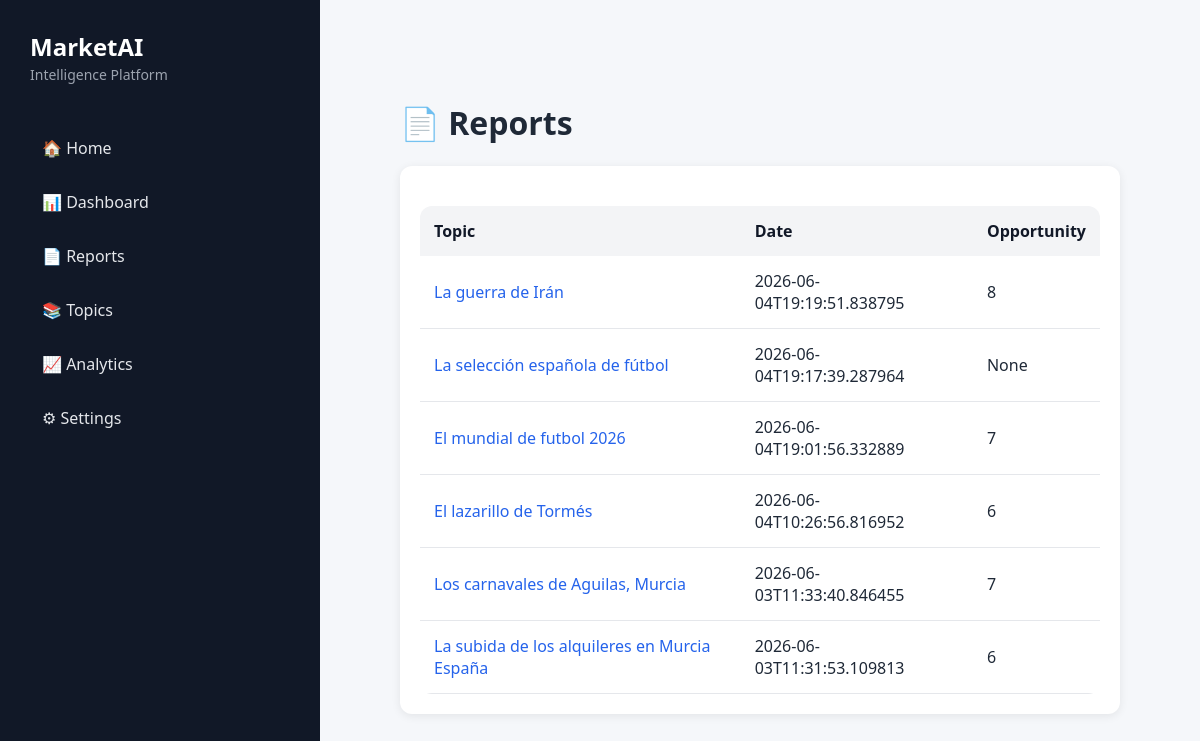
The page /reports on the database as committed earlier.
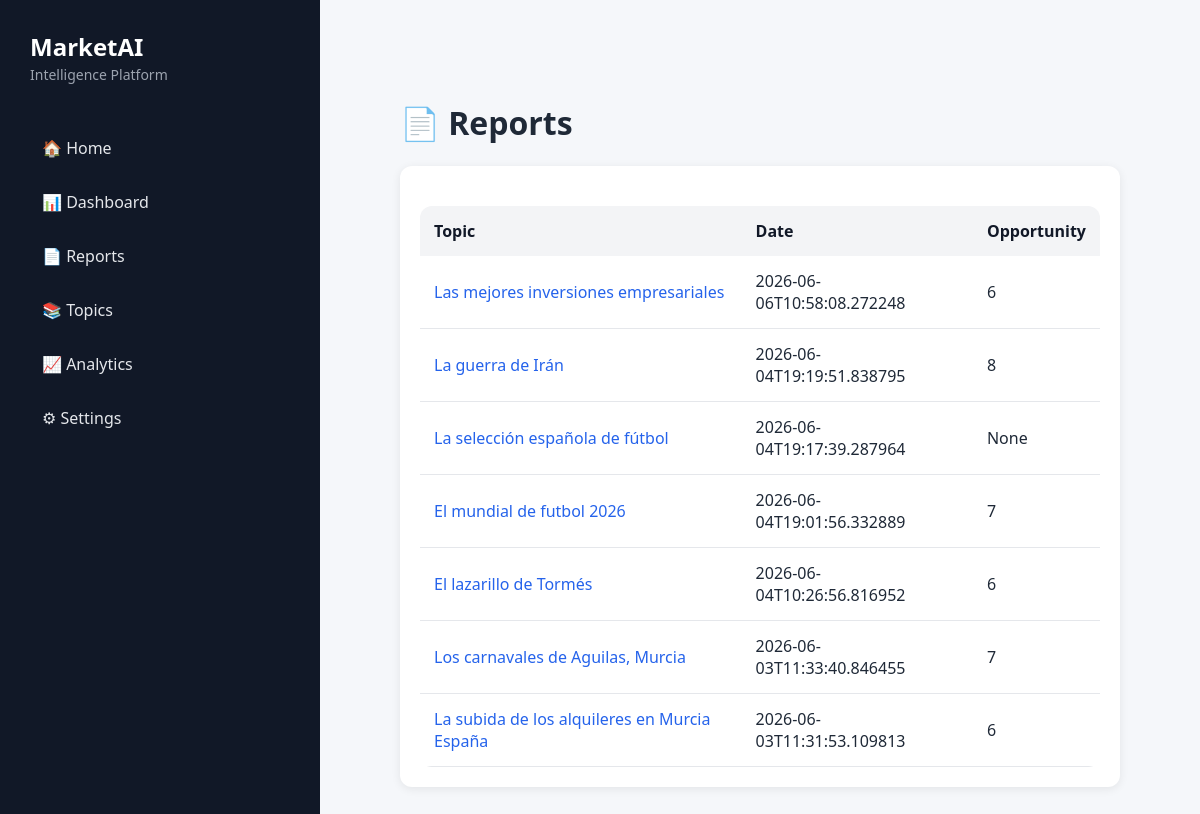
The same page on the database as committed later.
### tables this page shows
CREATE TABLE reports (

        id INTEGER PRIMARY KEY AUTOINCREMENT,

        topic TEXT NOT NULL,

        created_at TEXT NOT NULL,

        market_opportunity INTEGER,

        competitive_threat INTEGER,

        technology_maturity INTEGER,

        regulatory_risk INTEGER,

        investment_attractiveness INTEGER,

        markdown_path TEXT,

        pdf_path TEXT
    , md_path TEXT);

### app/dashboard/server.py (the view)
@app.get("/reports")
def reports_page(request: Request):
    reports = get_all_reports()
    return templates.TemplateResponse(
        request=request,
        name="reports.html",
        context={
            "reports": reports
        }
    )

### app/dashboard/templates/reports.html
{% set title = "Reports" %}
{% extends "base.html" %}
{% block content %}
<h1>📄 Reports</h1>
<div class="card">
    <table>
        <tr>
            <th>Topic</th>
            <th>Date</th>
            <th>Opportunity</th>
        </tr>
        {% for report in reports %}
        <tr>
            <td>
                <a href="/topic/{{ report[1] }}">
                    {{ report[1] }}
                </a>
            </td>
            <td>{{ report[2] }}</td>
            <td>{{ report[3] }}</td>
        </tr>
        {% endfor %}
    </table>
</div>
{% endblock %}

Rows that differ between the two databases and show on the page:
added reports: topic "Las mejores inversiones empresariales", created_at "2026-06-06T10:58:08.272248", market_opportunity "6"
